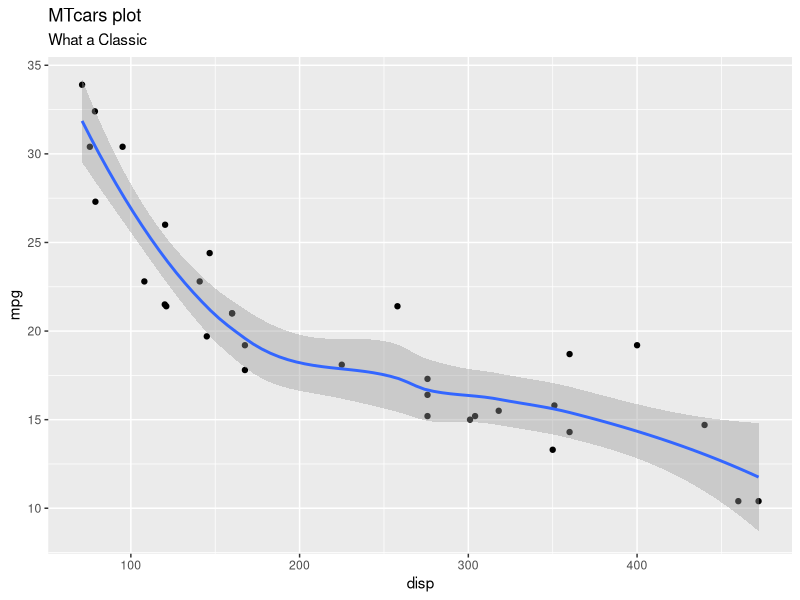

This figure's R source:
## ---- chunk 1
knitr::opts_chunk$set(echo = FALSE)
## ---- chunk 2
library(tidyverse)
ggplot(mtcars, aes(disp, mpg))+
  geom_point() +
  geom_smooth() +
  labs(title = "MTcars plot",
       subtitle = "What a Classic")
  theme_classic()

